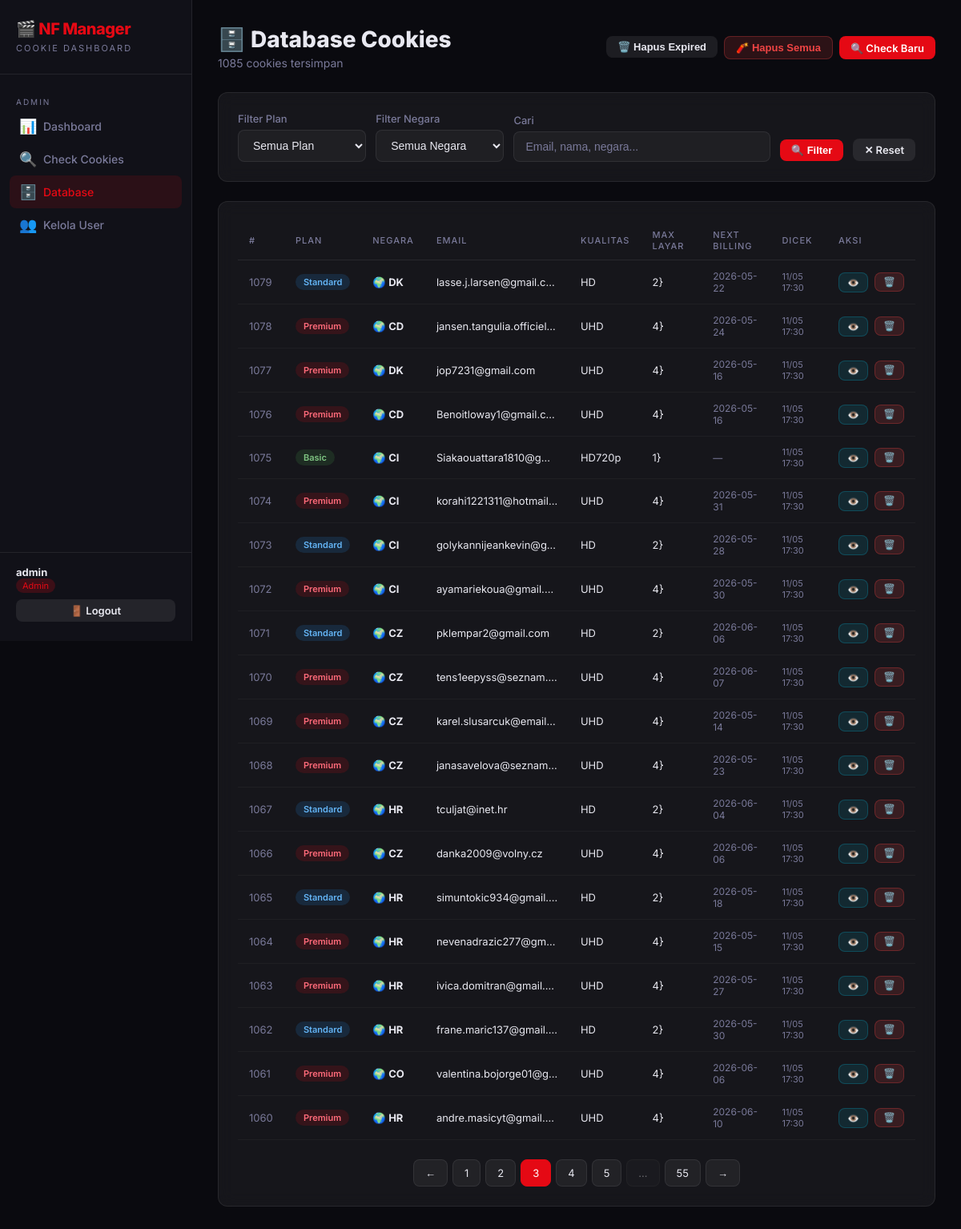
The page /admin/results?page=3&plan=&country=&search= (signed in) on the database its author committed.
### app/models.py (models this page shows)
class User(UserMixin, db.Model):
    __tablename__ = 'users'
    id = db.Column(db.Integer, primary_key=True)
    username = db.Column(db.String(80), unique=True, nullable=False)
    email = db.Column(db.String(120), unique=True, nullable=False)
    password_hash = db.Column(db.String(256), nullable=False)
    is_admin = db.Column(db.Boolean, default=False)
    is_approved = db.Column(db.Boolean, default=False)
    created_at = db.Column(db.DateTime, default=datetime.utcnow)

class CookieResult(db.Model):
    __tablename__ = 'cookie_results'
    id = db.Column(db.Integer, primary_key=True)
    filename = db.Column(db.String(255))
    cookie_text = db.Column(db.Text, nullable=False)
    plan_key = db.Column(db.String(50), index=True)       # premium, standard, basic, mobile, free
    plan_name = db.Column(db.String(100))                  # display label
    country = db.Column(db.String(10), index=True)         # 2-letter country code
    is_on_hold = db.Column(db.Boolean, default=False)
    email = db.Column(db.String(200))
    account_name = db.Column(db.String(200))
    quality = db.Column(db.String(50))                     # UHD, HD, SD
    max_streams = db.Column(db.String(20))
    plan_price = db.Column(db.String(50))
    next_billing = db.Column(db.String(100))
    payment_method = db.Column(db.String(100))
    member_since = db.Column(db.String(100))
    extra_members = db.Column(db.String(20))
    profiles = db.Column(db.Text)
    hold_status = db.Column(db.String(20))
    membership_status = db.Column(db.String(100))
    checked_at = db.Column(db.DateTime, default=datetime.utcnow)
    source_file = db.Column(db.String(255))

### app/admin.py (the view)
@admin_bp.route('/results')
@login_required
@admin_required
def results():
    page = request.args.get('page', 1, type=int)
    plan_filter = request.args.get('plan', '')
    country_filter = request.args.get('country', '')
    search = request.args.get('search', '')
    query = CookieResult.query
    if plan_filter:
        query = query.filter(CookieResult.plan_key == plan_filter)
    if country_filter:
        query = query.filter(CookieResult.country == country_filter)
    if search:
        query = query.filter(
            (CookieResult.email.ilike(f'%{search}%')) |
            (CookieResult.account_name.ilike(f'%{search}%')) |
            (CookieResult.country.ilike(f'%{search}%'))
        )
    pagination = query.order_by(CookieResult.checked_at.desc()).paginate(page=page, per_page=20)
    from sqlalchemy import func
    plans = db.session.query(CookieResult.plan_key, CookieResult.plan_name).distinct().all()
    countries = db.session.query(CookieResult.country).distinct().order_by(CookieResult.country).all()
    return render_template('admin/results.html',
                           pagination=pagination,
                           plans=plans,
                           countries=countries,
                           plan_filter=plan_filter,
                           country_filter=country_filter,
                           search=search)

### app/admin.py (called while the page is built)
def admin_required(f):
    @wraps(f)
    def decorated(*args, **kwargs):
        if not current_user.is_authenticated or not current_user.is_admin:
            flash('Akses ditolak. Hanya admin yang bisa mengakses halaman ini.', 'danger')
            return redirect(url_for('auth.login'))
        return f(*args, **kwargs)
    return decorated

### app/templates/admin/results.html (shortened to what this page needs)
{% extends "base.html" %}
{% block content %}
<div class="page-header">
  <div class="flex-between">
    <div>
      <h2 class="page-title">🗄️ Database Cookies</h2>
      <p class="page-subtitle">{{ pagination.total }} cookies tersimpan</p>
    </div>
    <div class="flex gap-2">
      <form method="POST" action="{{ url_for('admin.delete_expired') }}" onsubmit="return confirm('Hapus semua cookies expired?')">
        <button class="btn btn-secondary btn-sm">🗑️ Hapus Expired</button>
      </form>
      <form method="POST" action="{{ url_for('admin.delete_all') }}" onsubmit="return confirm('⚠️ PERINGATAN: Yakin ingin MENGHAPUS SEMUA data cookies dari database? Tindakan ini tidak bisa dibatalkan!')">
        <button class="btn btn-danger btn-sm">🧨 Hapus Semua</button>
      </form>
      <a href="{{ url_for('admin.check') }}" class="btn btn-primary btn-sm">🔍 Check Baru</a>
    </div>
  </div>
</div>
<div class="card mb-3">
  <form method="GET" class="flex" style="gap:12px;flex-wrap:wrap;align-items:flex-end;">
    <div class="form-group" style="margin:0;flex:1;min-width:150px;">
      <label class="form-label">Filter Plan</label>
      <select name="plan" class="form-control">
        <option value="">Semua Plan</option>
      </select>
    </div>
    <div class="form-group" style="margin:0;flex:1;min-width:120px;">
      <label class="form-label">Filter Negara</label>
      <select name="country" class="form-control">
        <option value="">Semua Negara</option>
      </select>
    </div>
    <div class="form-group" style="margin:0;flex:2;min-width:180px;">
      <label class="form-label">Cari</label>
      <input type="text" name="search" class="form-control" placeholder="Email, nama, negara..." value="{{ search }}">
    </div>
    <button type="submit" class="btn btn-primary btn-sm" style="margin-bottom:1px;">🔍 Filter</button>
    <a href="{{ url_for('admin.results') }}" class="btn btn-secondary btn-sm" style="margin-bottom:1px;">✕ Reset</a>
  </form>
</div>
<div class="card">
  <div class="table-wrap">
    <table>
      <thead>
        <tr>
          <th>#</th><th>Plan</th><th>Negara</th><th>Email</th>
          <th>Kualitas</th><th>Max Layar</th><th>Next Billing</th><th>Dicek</th><th>Aksi</th>
        </tr>
      </thead>
      <tbody>
        {% for c in pagination.items %}
        {% set badge_map = {'premium':'badge-premium','standard':'badge-standard','standard_with_ads':'badge-standard','basic':'badge-basic','mobile':'badge-mobile','free':'badge-free'} %}
        <tr>
          <td style="color:var(--muted);">{{ c.id }}</td>
          <td><span class="badge {{ badge_map.get(c.plan_key,'') }}">{{ c.plan_name or c.plan_key }}</span></td>
          <td>🌍 <strong>{{ c.country or '?' }}</strong></td>
          <td style="max-width:180px;overflow:hidden;text-overflow:ellipsis;white-space:nowrap;">{{ c.email or '—' }}</td>
          <td>{{ c.quality or '—' }}</td>
          <td>{{ c.max_streams or '—' }}</td>
          <td style="font-size:12px;color:var(--muted);">{{ c.next_billing or '—' }}</td>
          <td style="font-size:11px;color:var(--muted);">{{ c.checked_at.strftime('%d/%m %H:%M') if c.checked_at else '—' }}</td>
          <td>
            <div class="flex gap-2">
              <a href="{{ url_for('user.cookie_detail', cookie_id=c.id) }}" class="btn btn-cyan btn-xs">👁️</a>
              <form method="POST" action="{{ url_for('admin.delete_cookie', cookie_id=c.id) }}" style="display:inline;" onsubmit="return confirm('Hapus cookie ini?')">
                <button class="btn btn-danger btn-xs">🗑️</button>
              </form>
            </div>
          </td>
        </tr>
        {% else %}
        <tr><td colspan="9" style="text-align:center;color:var(--muted);padding:40px;">Tidak ada data cookies.</td></tr>
        {% endfor %}
      </tbody>
    </table>
  </div>
  {% if pagination.pages > 1 %}
  <div class="pagination">
    {% if pagination.has_prev %}
    <a href="{{ url_for('admin.results', page=pagination.prev_num, plan=plan_filter, country=country_filter, search=search) }}" class="page-btn">←</a>
    {% endif %}
    {% for p in pagination.iter_pages(left_edge=1, right_edge=1, left_current=2, right_current=2) %}
      {% if p %}<a href="{{ url_for('admin.results', page=p, plan=plan_filter, country=country_filter, search=search) }}" class="page-btn {% if p==pagination.page %}active{% endif %}">{{ p }}</a>
      {% else %}<span class="page-btn" style="opacity:0.4;">…</span>{% endif %}
    {% endfor %}
    {% if pagination.has_next %}
    <a href="{{ url_for('admin.results', page=pagination.next_num, plan=plan_filter, country=country_filter, search=search) }}" class="page-btn">→</a>
    {% endif %}
  </div>
  {% endif %}
</div>
{% endblock %}

### app/templates/base.html (shortened to what this page needs)
<!DOCTYPE html>
<html lang="id">
<head>
<link rel="stylesheet" href="{{ url_for('static', filename='css/style.css') }}">
</head>
<body>
<div class="layout">
  <aside class="sidebar">
    <div class="sidebar-logo">
      <h1>🎬 NF Manager</h1>
      <span>Cookie Dashboard</span>
    </div>
    {% if current_user.is_authenticated %}
    {% if current_user.is_admin %}
    <div class="nav-section">
      <div class="nav-label">Admin</div>
      <a href="{{ url_for('admin.dashboard') }}" class="nav-link {% if request.endpoint == 'admin.dashboard' %}active{% endif %}">
        <span class="icon">📊</span> Dashboard
      </a>
      <a href="{{ url_for('admin.check') }}" class="nav-link {% if request.endpoint in ['admin.check','admin.checking'] %}active{% endif %}">
        <span class="icon">🔍</span> Check Cookies
      </a>
      <a href="{{ url_for('admin.results') }}" class="nav-link {% if request.endpoint == 'admin.results' %}active{% endif %}">
        <span class="icon">🗄️</span> Database
      </a>
      <a href="{{ url_for('admin.users') }}" class="nav-link {% if request.endpoint == 'admin.users' %}active{% endif %}">
        <span class="icon">👥</span> Kelola User
      </a>
    </div>
    {% endif %}
    {% endif %}
    <div class="sidebar-footer">
      {% if current_user.is_authenticated %}
      <div class="sidebar-user">
        <strong>{{ current_user.username }}</strong>
        {% if current_user.is_admin %}<span class="badge-admin">Admin</span>{% else %}<span class="badge-user">User</span>{% endif %}
      </div>
      <a href="{{ url_for('auth.logout') }}" class="btn btn-secondary btn-sm" style="width:100%;justify-content:center;">🚪 Logout</a>
      {% endif %}
    </div>
  </aside>
  <main class="main-content">
    {% block content %}{% endblock %}
  </main>
</div>
</body>
</html>

### rows shown on the page
User: username "admin"
CookieResult: id "1079", plan_name "Standard", country "DK", email "lasse.j.larsen@gmail.c…", quality "HD", max_streams "2}", next_billing "2026-05-22", checked_at "11/05 17:30"
CookieResult: id "1078", plan_name "Premium", country "CD", email "jansen.tangulia.officiel…", quality "UHD", max_streams "4}", next_billing "2026-05-24", checked_at "11/05 17:30"
CookieResult: id "1077", plan_name "Premium", country "DK", email "jop7231@gmail.com", quality "UHD", max_streams "4}", next_billing "2026-05-16", checked_at "11/05 17:30"
CookieResult: id "1076", plan_name "Premium", country "CD", email "Benoitloway1@gmail.c…", quality "UHD", max_streams "4}", next_billing "2026-05-16", checked_at "11/05 17:30"
CookieResult: id "1075", plan_name "Basic", country "CI", email "Siakaouattara1810@g…", quality "HD720p", max_streams "1}", next_billing "—", checked_at "11/05 17:30"
CookieResult: id "1074", plan_name "Premium", country "CI", email "korahi1221311@hotmail…", quality "UHD", max_streams "4}", next_billing "2026-05-31", checked_at "11/05 17:30"
CookieResult: id "1073", plan_name "Standard", country "CI", email "golykannijeankevin@g…", quality "HD", max_streams "2}", next_billing "2026-05-28", checked_at "11/05 17:30"
CookieResult: id "1072", plan_name "Premium", country "CI", email "ayamariekoua@gmail.…", quality "UHD", max_streams "4}", next_billing "2026-05-30", checked_at "11/05 17:30"
CookieResult: id "1071", plan_name "Standard", country "CZ", email "pklempar2@gmail.com", quality "HD", max_streams "2}", next_billing "2026-06-06", checked_at "11/05 17:30"
CookieResult: id "1070", plan_name "Premium", country "CZ", email "tens1eepyss@seznam.…", quality "UHD", max_streams "4}", next_billing "2026-06-07", checked_at "11/05 17:30"
CookieResult: id "1069", plan_name "Premium", country "CZ", email "karel.slusarcuk@email…", quality "UHD", max_streams "4}", next_billing "2026-05-14", checked_at "11/05 17:30"
CookieResult: id "1068", plan_name "Premium", country "CZ", email "janasavelova@seznam…", quality "UHD", max_streams "4}", next_billing "2026-05-23", checked_at "11/05 17:30"
CookieResult: id "1067", plan_name "Standard", country "HR", email "tculjat@inet.hr", quality "HD", max_streams "2}", next_billing "2026-06-04", checked_at "11/05 17:30"
CookieResult: id "1066", plan_name "Premium", country "CZ", email "danka2009@volny.cz", quality "UHD", max_streams "4}", next_billing "2026-06-06", checked_at "11/05 17:30"
CookieResult: id "1065", plan_name "Standard", country "HR", email "simuntokic934@gmail.…", quality "HD", max_streams "2}", next_billing "2026-05-18", checked_at "11/05 17:30"
CookieResult: id "1064", plan_name "Premium", country "HR", email "nevenadrazic277@gm…", quality "UHD", max_streams "4}", next_billing "2026-05-15", checked_at "11/05 17:30"
CookieResult: id "1063", plan_name "Premium", country "HR", email "ivica.domitran@gmail.…", quality "UHD", max_streams "4}", next_billing "2026-05-27", checked_at "11/05 17:30"
CookieResult: id "1062", plan_name "Standard", country "HR", email "frane.maric137@gmail.…", quality "HD", max_streams "2}", next_billing "2026-05-30", checked_at "11/05 17:30"
CookieResult: id "1061", plan_name "Premium", country "CO", email "valentina.bojorge01@g…", quality "UHD", max_streams "4}", next_billing "2026-06-06", checked_at "11/05 17:30"
CookieResult: id "1060", plan_name "Premium", country "HR", email "andre.masicyt@gmail.…", quality "UHD", max_streams "4}", next_billing "2026-06-10", checked_at "11/05 17:30"

### other values the page prints
{{ pagination.total }} "1085"
{{ p }} "1" "2" "3" "4" "5" "55"
